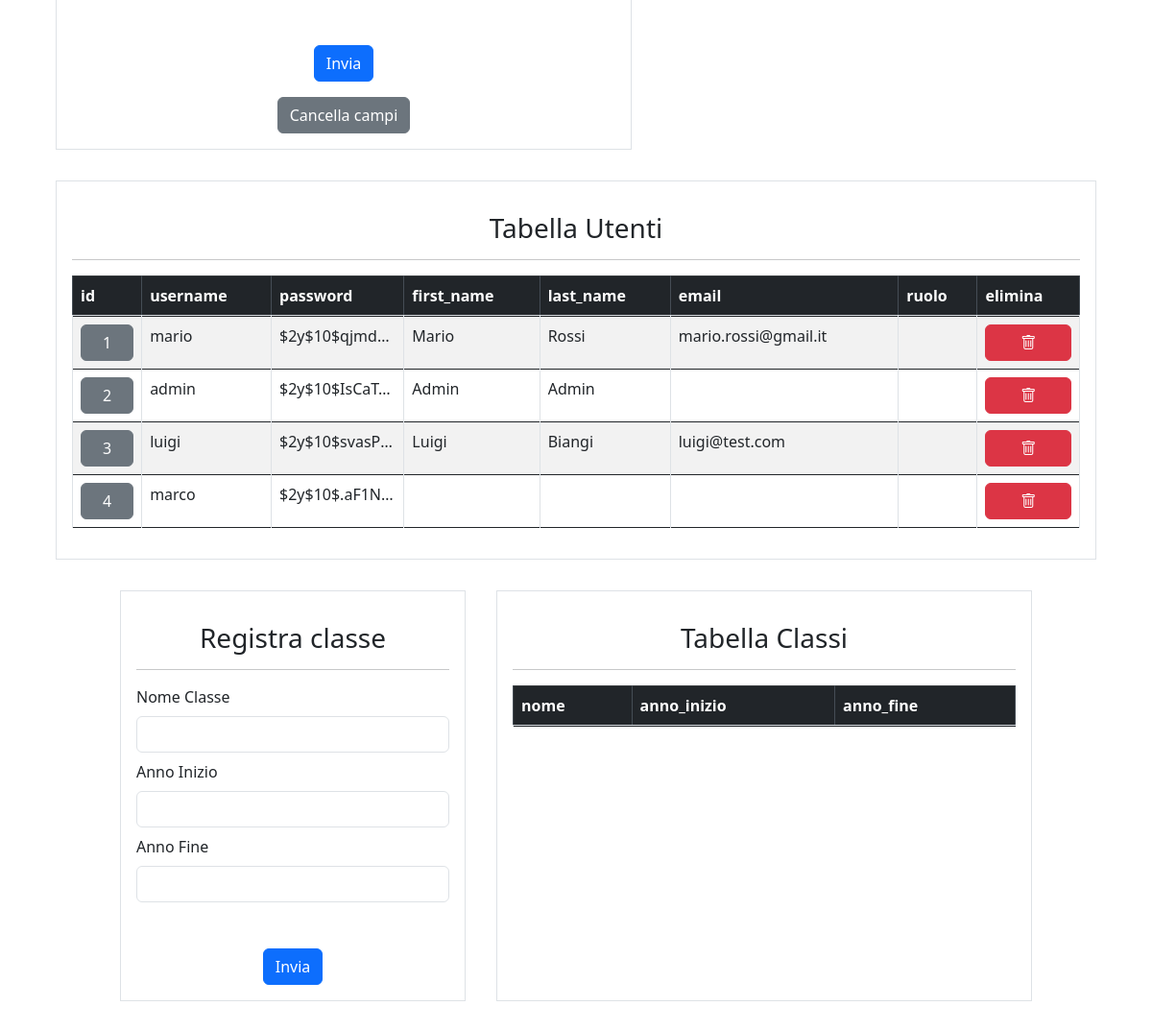
The page /admin_page.php (signed in, middle part) on the database as committed earlier.
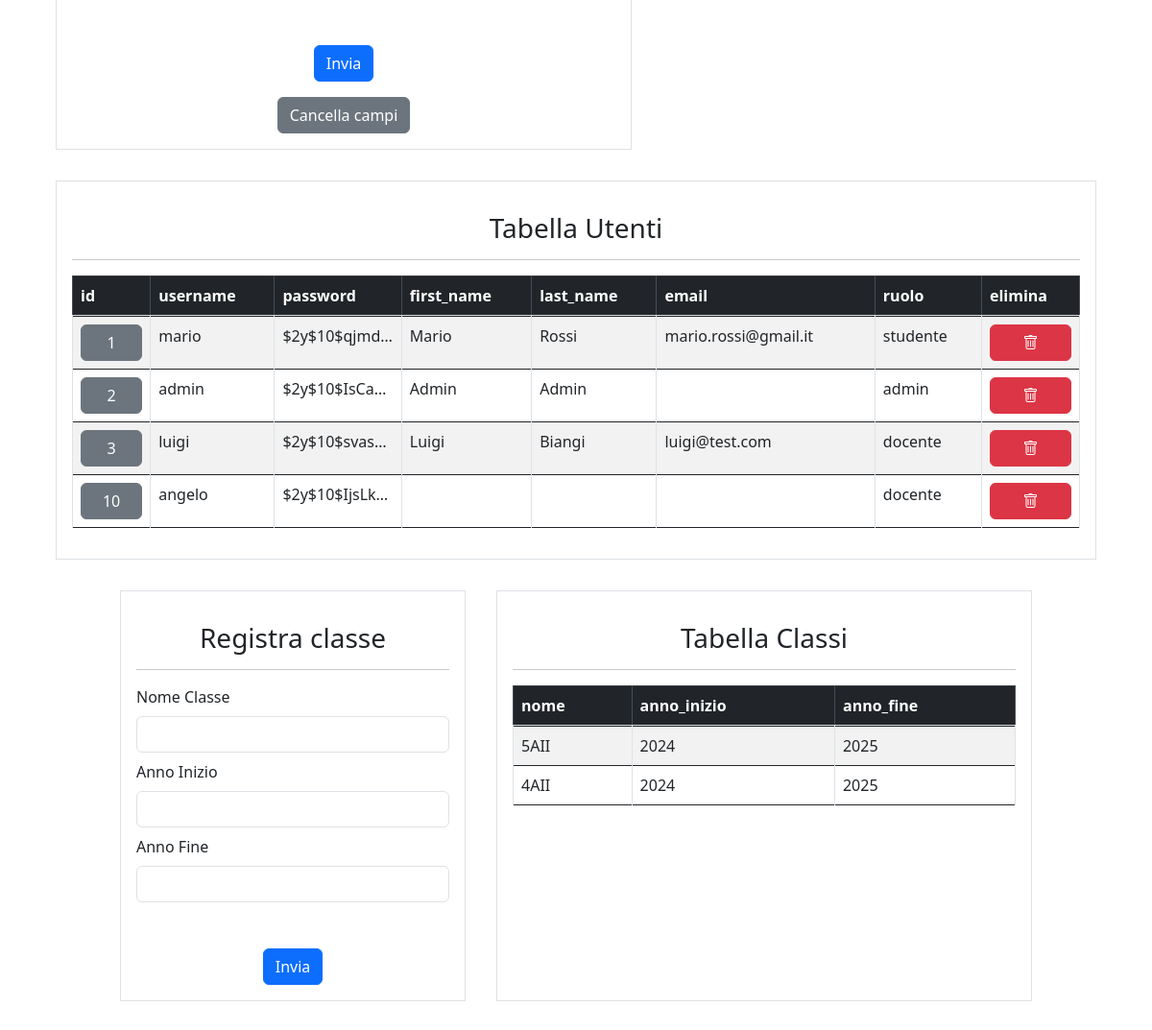
The same page on the database as committed later.
### tables this page shows
CREATE TABLE `users` (
  `id` int(11) NOT NULL,
  `username` varchar(255) NOT NULL,
  `password` varchar(255) NOT NULL,
  `first_name` varchar(255) DEFAULT NULL,
  `last_name` varchar(255) DEFAULT NULL,
  `email` varchar(255) DEFAULT NULL
);

CREATE TABLE `ruolo_users` (
  `id_ruolo` int(11) NOT NULL,
  `id_user` int(11) NOT NULL,
  `ruolo` varchar(255) DEFAULT NULL
);

CREATE TABLE `classe` (
  `id` int(11) NOT NULL,
  `nome` varchar(255) NOT NULL,
  `anno_inizio` year(4) NOT NULL,
  `anno_fine` year(4) NOT NULL
);

### admin_page.php (the view, shortened to what the changed rows need)
<?php
    include "include/db.php";
    $sql = "SELECT * FROM users";
    $stmt = $conn->prepare($sql);
    $stmt->execute();
    $result = $stmt->get_result();
    $fields = $result->fetch_fields();
    $users = $result->fetch_all(MYSQLI_ASSOC);
    $table = '<table class="table table-striped table-hover table-bordered">';
    $table .= '<tr><thead class="table-dark">';
    foreach ($fields as $field) {
        $table .= "<th>$field->name</th>";
    }
    $table .= "<th>ruolo</th><th>elimina</th>";
    $table .= "</thead></tr><tbody>";
    foreach ($users as $user) {
        $table .= "<tr>";
        foreach ($user as $i => $data) {
            if($i==="id"){
                $table .= '<td><a href="'.$_SERVER['PHP_SELF'].'?update='.$user["id"].'"><button class="btn btn-secondary w-100">'.$data.'</button></a></td>';
            }else if($i==="password"){
                $table .= "<td style=\"max-width:100px;white-space: nowrap;overflow: hidden;text-overflow: ellipsis;\">$data</td>";
            }else{
                $table .= "<td>$data</td>";
            }
        }
        $sql = "SELECT ruolo FROM ruolo_users WHERE id_user = ?";
        $stmt = $conn->prepare($sql);
        $stmt->bind_param("i", $user["id"]);
        $stmt->execute();
        $result = $stmt->get_result();
        $ruolo = $result->fetch_assoc();
        $table .= '<td>'.$ruolo["ruolo"].'</td>';
        $table .= '<td>'.'<a href="#" class="btn btn-danger w-100" onclick="return confirmDelete(' . $user["id"] . ')"><i class="bi bi-trash"></i></a>'.'</td>';
        $table .= "</tr>";
    }
    $table .= "</tbody></table>";
    $sql = "SELECT nome, anno_inizio, anno_fine FROM classe";
    $stmt = $conn->prepare($sql);
    $stmt->execute();
    $result = $stmt->get_result();
    $fields = $result->fetch_fields();
    $classi = $result->fetch_all(MYSQLI_ASSOC);
    $table_classi = '<table class="table table-striped table-hover table-bordered">';
    $table_classi .= '<tr><thead class="table-dark">';
    foreach ($fields as $field) {
        $table_classi .= "<th>$field->name</th>";
    }
    $table_classi .= "</thead></tr><tbody>";
    foreach ($classi as $classe) {
        $table_classi .= "<tr>";
        foreach ($classe as $i => $data) {
            $table_classi .= "<td>$data</td>";
        }
        $table_classi .= "</tr>";
    }
    $table_classi .= "</tbody></table>";
?>
<!DOCTYPE html>
<html lang="en">
<head>
    <link rel="stylesheet" href="https://cdn.jsdelivr.net/npm/bootstrap@4.3.1/dist/css/bootstrap.min.css">
    <link href="https://cdn.jsdelivr.net/npm/bootstrap@5.3.0-alpha1/dist/css/bootstrap.min.css" rel="stylesheet">
    <link href="https://cdn.jsdelivr.net/npm/bootstrap-icons/font/bootstrap-icons.css" rel="stylesheet">
</head>
<body>
    <div class="container my-5 pt-5 d-flex flex-wrap">
        <div class="container m-3 border p-3">
            <div class="table-responsive">
                <?php  echo $table;?>
            </div>
        </div>
        <div class="w-100 d-flex justify-content-center">
            <div class="container m-3 border p-3 w-50">
                <div class="table-responsive">
                    <?php echo $table_classi; ?>
                </div>
            </div>
        </div>
    </div>
</body>
</html>

Rows that differ between the two databases and show on the page:
removed users: id "4", username "marco", password "$2y$10$.aF1N…"
shown differently, row unchanged: users "mario": ruolo_users.ruolo (not shown) → "studente"
shown differently, row unchanged: users "admin": ruolo_users.ruolo (not shown) → "admin"
shown differently, row unchanged: users "luigi": ruolo_users.ruolo (not shown) → "docente"
added users: id "10", username "angelo", password "$2y$10$IjsLk…", ruolo_users.ruolo "docente"
added classe: nome "5AII", anno_inizio "2024", anno_fine "2025"
added classe: nome "4AII", anno_inizio "2024", anno_fine "2025"
Other text that changed with them:
new list line: "$2y$10$IsCa…"
new list line: "$2y$10$svas…"
list line gone: "$2y$10$IsCaT…"
list line gone: "$2y$10$svasP…"
